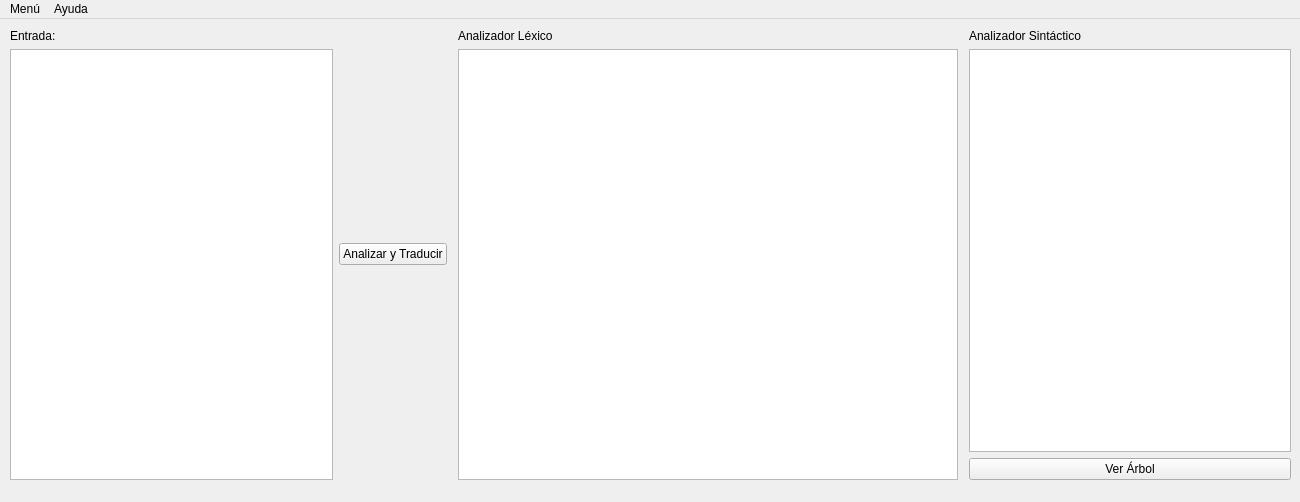
<?xml version="1.0" encoding="UTF-8"?>
<ui version="4.0">
 <class>Conversor</class>
 <widget class="QMainWindow" name="Conversor">
  <property name="enabled">
   <bool>true</bool>
  </property>
  <property name="geometry">
   <rect>
    <x>0</x>
    <y>0</y>
    <width>1300</width>
    <height>502</height>
   </rect>
  </property>
  <property name="sizePolicy">
   <sizepolicy hsizetype="Preferred" vsizetype="Preferred">
    <horstretch>0</horstretch>
    <verstretch>0</verstretch>
   </sizepolicy>
  </property>
  <property name="minimumSize">
   <size>
    <width>1273</width>
    <height>502</height>
   </size>
  </property>
  <property name="maximumSize">
   <size>
    <width>1300</width>
    <height>502</height>
   </size>
  </property>
  <property name="windowTitle">
   <string>Conversor de Números</string>
  </property>
  <property name="windowIcon">
   <iconset resource="icons.qrc">
    <normaloff>:/icon/icons/favicon.ico</normaloff>:/icon/icons/favicon.ico</iconset>
  </property>
  <widget class="QWidget" name="centralwidget">
   <property name="enabled">
    <bool>true</bool>
   </property>
   <widget class="QWidget" name="horizontalLayoutWidget">
    <property name="geometry">
     <rect>
      <x>10</x>
      <y>10</y>
      <width>1281</width>
      <height>451</height>
     </rect>
    </property>
    <layout class="QHBoxLayout" name="baseLayout">
     <item>
      <layout class="QVBoxLayout" name="inputLayout">
       <item>
        <widget class="QLabel" name="inputLabel">
         <property name="text">
          <string>Entrada:</string>
         </property>
         <property name="buddy">
          <cstring>inputBox</cstring>
         </property>
        </widget>
       </item>
       <item>
        <widget class="QPlainTextEdit" name="inputBox"/>
       </item>
      </layout>
     </item>
     <item>
      <widget class="QPushButton" name="analizeBtn">
       <property name="text">
        <string>Analizar y Traducir</string>
       </property>
      </widget>
     </item>
     <item>
      <spacer name="btn_lex">
       <property name="orientation">
        <enum>Qt::Vertical</enum>
       </property>
       <property name="sizeHint" stdset="0">
        <size>
         <width>5</width>
         <height>40</height>
        </size>
       </property>
      </spacer>
     </item>
     <item>
      <layout class="QVBoxLayout" name="lexLayout">
       <item>
        <widget class="QLabel" name="lexLabel">
         <property name="text">
          <string>Analizador Léxico</string>
         </property>
         <property name="buddy">
          <cstring>lexTable</cstring>
         </property>
        </widget>
       </item>
       <item>
        <widget class="QTableView" name="lexTable">
         <property name="enabled">
          <bool>true</bool>
         </property>
         <property name="minimumSize">
          <size>
           <width>500</width>
           <height>0</height>
          </size>
         </property>
        </widget>
       </item>
      </layout>
     </item>
     <item>
      <spacer name="lex_sin">
       <property name="orientation">
        <enum>Qt::Vertical</enum>
       </property>
       <property name="sizeHint" stdset="0">
        <size>
         <width>5</width>
         <height>40</height>
        </size>
       </property>
      </spacer>
     </item>
     <item>
      <layout class="QVBoxLayout" name="sinLayout">
       <item>
        <widget class="QLabel" name="sinLabel">
         <property name="text">
          <string>Analizador Sintáctico</string>
         </property>
         <property name="buddy">
          <cstring>sinTable</cstring>
         </property>
        </widget>
       </item>
       <item>
        <widget class="QTableView" name="sinTable">
         <property name="gridStyle">
          <enum>Qt::SolidLine</enum>
         </property>
         <property name="sortingEnabled">
          <bool>false</bool>
         </property>
        </widget>
       </item>
       <item>
        <widget class="QPushButton" name="treeBtn">
         <property name="text">
          <string>Ver Árbol</string>
         </property>
        </widget>
       </item>
      </layout>
     </item>
    </layout>
   </widget>
  </widget>
  <widget class="QMenuBar" name="menubar">
   <property name="geometry">
    <rect>
     <x>0</x>
     <y>0</y>
     <width>1300</width>
     <height>26</height>
    </rect>
   </property>
   <widget class="QMenu" name="menuMen">
    <property name="title">
     <string>Menú</string>
    </property>
    <addaction name="actionNuevo"/>
    <addaction name="separator"/>
    <addaction name="actionImportar"/>
    <addaction name="separator"/>
    <addaction name="actionCerrar"/>
   </widget>
   <widget class="QMenu" name="menuAyuda">
    <property name="title">
     <string>Ayuda</string>
    </property>
    <addaction name="actionGramatica"/>
    <addaction name="separator"/>
    <addaction name="actionAcerca_de"/>
   </widget>
   <addaction name="menuMen"/>
   <addaction name="menuAyuda"/>
  </widget>
  <action name="actionImportar">
   <property name="text">
    <string>Importar archivo</string>
   </property>
   <property name="toolTip">
    <string>Importar archivo a la entrada</string>
   </property>
   <property name="shortcut">
    <string>Ctrl+O</string>
   </property>
  </action>
  <action name="actionGramatica">
   <property name="text">
    <string>Gramática</string>
   </property>
   <property name="iconText">
    <string>Gramática</string>
   </property>
   <property name="toolTip">
    <string>Gramática utilizada</string>
   </property>
  </action>
  <action name="actionAcerca_de">
   <property name="text">
    <string>Acerca de...</string>
   </property>
   <property name="toolTip">
    <string>Acerca del grupo</string>
   </property>
   <property name="menuRole">
    <enum>QAction::AboutRole</enum>
   </property>
  </action>
  <action name="actionNuevo">
   <property name="text">
    <string>Nuevo</string>
   </property>
   <property name="shortcut">
    <string>Ctrl+N</string>
   </property>
  </action>
  <action name="actionCerrar">
   <property name="text">
    <string>Cerrar</string>
   </property>
   <property name="shortcut">
    <string>Ctrl+F4</string>
   </property>
   <property name="menuRole">
    <enum>QAction::QuitRole</enum>
   </property>
  </action>
 </widget>
 <resources>
  <include location="icons.qrc"/>
 </resources>
 <connections/>
</ui>
